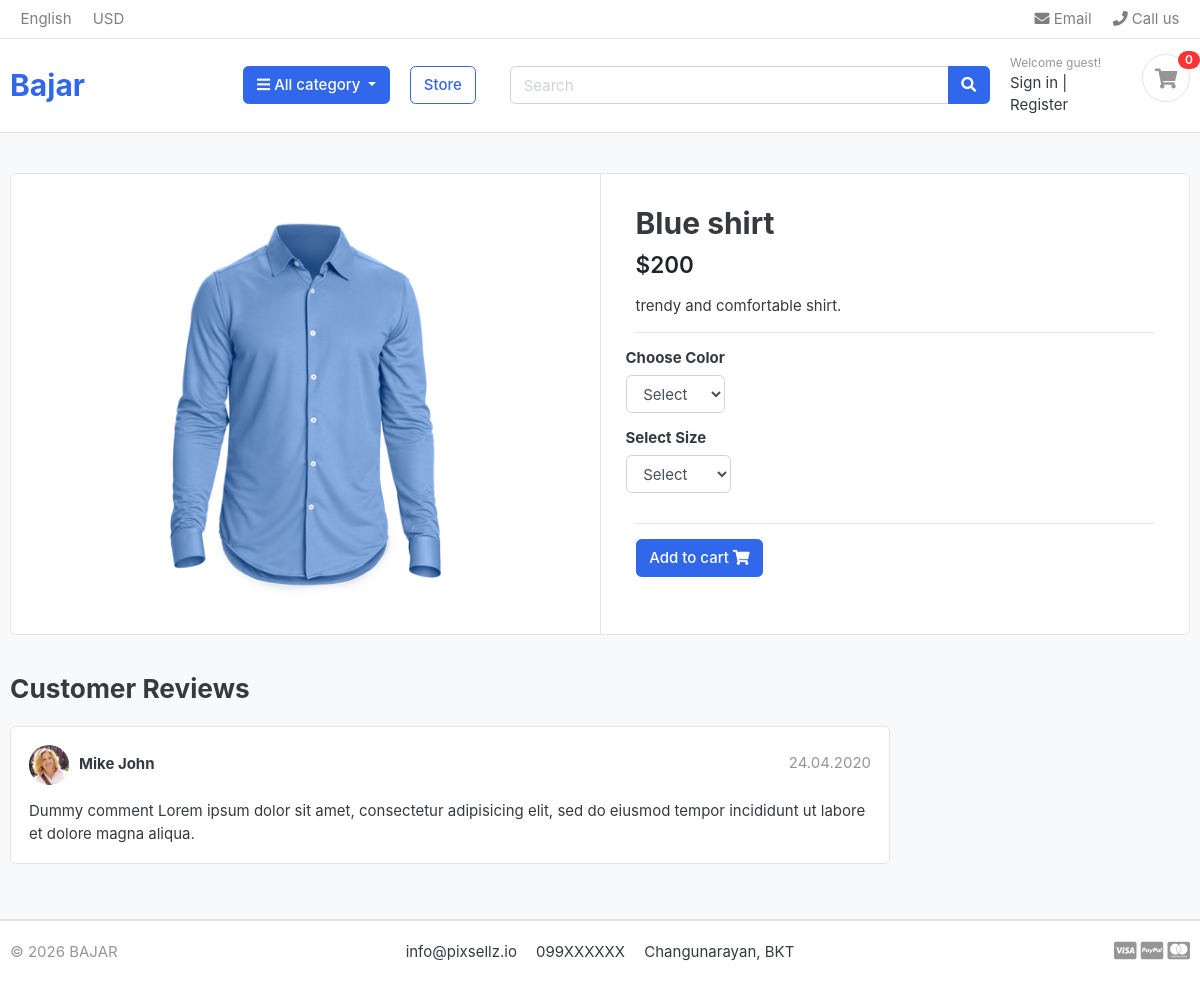
The page /store/category/shirts/blue-shirt on the database its author committed.
### store/models.py (models this page shows, shortened)
class Product(models.Model):
    product_name = models.CharField(max_length=200, unique=True)
    slug = models.SlugField(max_length=200, unique=True)
    description = models.TextField(max_length=500, blank=True)
    price = models.IntegerField()
    images = models.ImageField(upload_to='photos/products')
    stock = models.IntegerField()
    is_available = models.BooleanField(default=True)
    category = models.ForeignKey(Category, on_delete=models.CASCADE)
    created_date = models.DateTimeField(auto_now_add=True)
    modified_date = models.DateTimeField(auto_now=True)

### store/views.py (the view)
# urls.py: path('category/<slug:category_slug>/<slug:product_slug>', views.product_detail, name='product_detail'),
def product_detail(request, category_slug, product_slug):
    try:
        single_product = Product.objects.get(category__slug = category_slug,slug= product_slug)
        if request.user.is_authenticated:
            in_cart = CartItem.objects.filter(
            user=request.user,
            product=single_product,
            is_active=True
        ).exists()
        else:
            in_cart = False
    except Exception as e:
        raise e
    context= {
        'single_product': single_product,
        'in_cart': in_cart,
    }
    return render(request,'store/product_detail.html',context)

### carts/context_processor.py (called while the page is built)
def counter(request):
    cart_count = 0
    if request.user.is_authenticated:
        cart_count = CartItem.objects.filter(
            user=request.user,
            is_active=True
        ).count()
    return {'cart_count': cart_count}

### category/context_processor.py (called while the page is built)
def menu_links(request):
    links = Category.objects.all()
    return dict(links = links)

### category/models.py (called while the page is built)
    def get_url(self):
        return reverse('products_by_category',args=[self.slug])

### store/models.py (called while the page is built)
    def colors(self):
        return super().filter(variation_category='color', is_active=True)

    def sizes(self):
        return super().filter(variation_category='size', is_active=True)

### templates/store/product_detail.html (shortened to what this page needs)
{% extends 'base.html' %}
{% load static %}
{% block content %}
<section class="section-content padding-y bg">
    <div class="container">
        <div class="card">
            <div class="row no-gutters">
                <aside class="col-md-6">
                    <article class="gallery-wrap">
                        <div class="img-big-wrap">
                            <a href="#">
                                <img src="{{ single_product.images.url }}" alt="{{ single_product.product_name }}">
                            </a>
                        </div>
                    </article>
                </aside>
                <main class="col-md-6 border-left">
                    <form action="{% url 'add_cart' single_product.id %}" method="POST">
                        <article class="content-body">
                            <h2 class="title">{{ single_product.product_name }}</h2>
                            <div class="mb-3">
                                <var class="price h4">${{ single_product.price }}</var>
                            </div>
                            <p>{{ single_product.description }}</p>
                            <hr>
                            <div class="row">
                                <div class="item-option-select">
                                    <h6>Choose Color</h6>
                                    <select name="color" class="form-control" required>
                                        <option value="" disabled selected>Select</option>
                                    </select>
                                </div>
                            </div>
                            <div class="row">
                                <div class="item-option-select">
                                    <h6>Select Size</h6>
                                    <select name="size" class="form-control">
                                        <option value="" disabled selected>Select</option>
                                    </select>
                                </div>
                            </div>
                            <hr>
                            {% if single_product.stock <= 0 %} <h5 class="text-danger">Out Of Stock</h5>
                                {% else %}
                                <button type="submit" class="btn btn-primary">
                                    Add to cart <i class="fas fa-shopping-cart"></i>
                                </button>
                            {% endif %}
                        </article>
                    </form>
                </main>
            </div>
        </div>
        <br>
        <div class="row">
            <div class="col-md-9">
                <header class="section-heading">
                    <h3>Customer Reviews</h3>
                </header>
                <article class="box mb-3">
                    <div class="icontext w-100">
                        <img src="{% static 'images/avatars/avatar1.jpg' %}" class="img-xs icon rounded-circle"
                            alt="avatar">
                        <div class="text">
                            <span class="date text-muted float-md-right">24.04.2020</span>
                            <h6 class="mb-1">Mike John</h6>
                        </div>
                    </div>
                    <div class="mt-3">
                        <p>
                            Dummy comment Lorem ipsum dolor sit amet, consectetur adipisicing elit,
                            sed do eiusmod tempor incididunt ut labore et dolore magna aliqua.
                        </p>
                    </div>
                </article>
            </div>
        </div>
    </div>
</section>
{% endblock %}

### static/css/ui.css (style rules this page uses)
html { font-family: "Inter", sans-serif; font-size: 15px; }
.content-body { flex: 1 1 auto; padding: 2rem 2.3rem; }
.img-xs, .img-sm, .img-md, .img-lg { -o-object-fit: cover; object-fit: cover; flex-shrink: 0; flex-grow: 0; }
.img-xs { width: 40px; height: 40px; }
.padding-y { padding-top: 40px; padding-bottom: 40px; }
var { font-style: normal; }
article:after, .form-group:after { display: block; clear: both; content: ""; }
.bg { background-color: #f8f9fa; }
.section-heading { margin-bottom: 20px; margin-top: 15px; }
p:last-child { margin-bottom: 0; }
.icontext { display: inline-flex; align-items: center; vertical-align: middle; }
.icontext .text { width: 100%; line-height: 1.2; }
.icontext .icon { position: relative; margin-right: 10px; flex-shrink: 0; flex-grow: 0; }
.price { font-weight: 600; color: #212529; }
.box { padding: 18px; background: #fff; border-radius: 0.37rem; border: 1px solid #e4e4e4; }
.box img { max-width: 100%; }
.gallery-wrap .img-big-wrap { margin-bottom: 10px; border-radius: 0.37rem; overflow: hidden; background-color: #fff; }
.gallery-wrap .img-big-wrap a { text-align: center; display: block; }
.gallery-wrap .img-big-wrap img { height: 450px; width: auto; display: inline-block; }
.item-option-select { margin-bottom: 1rem; display: inline-block; margin-right: 15px; }

### rows shown on the page
Product: images (picture), product_name "Blue shirt", price "200", description "trendy and comfortable shirt."

### other values the page prints
{{ cart_count }} "0"
